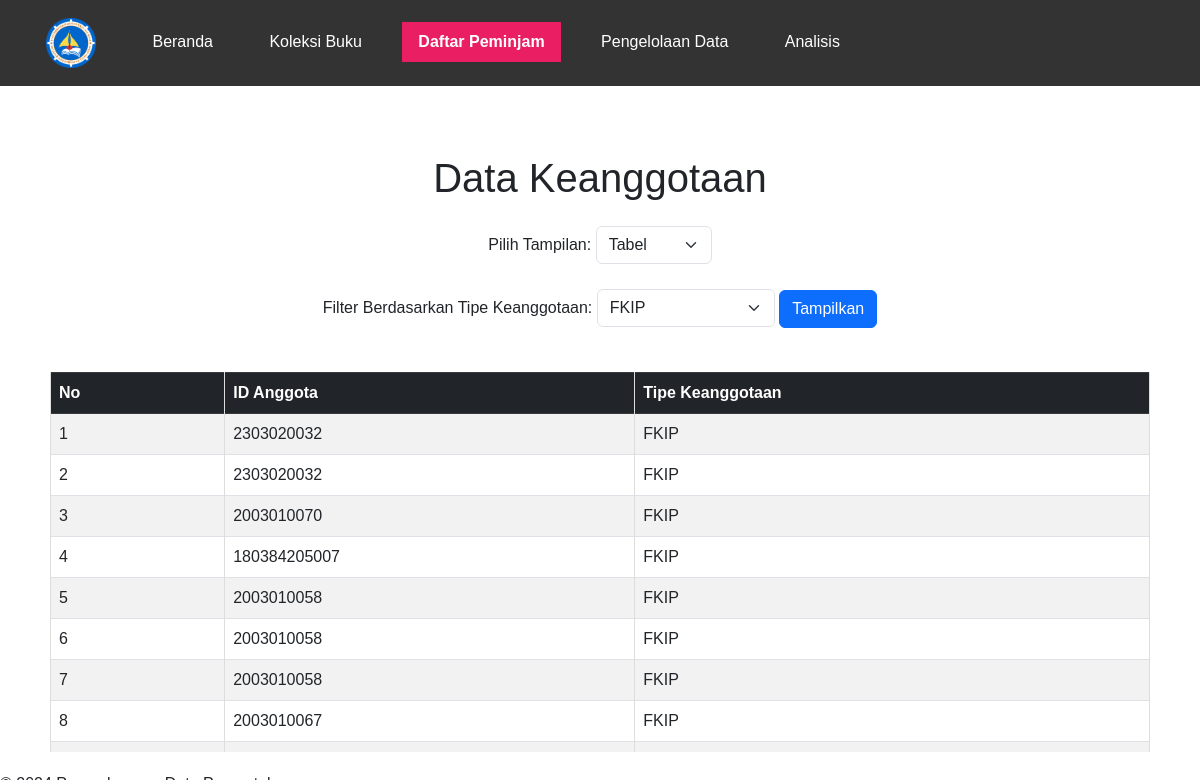
/anggota.php?tipe_keanggotaan=FKIP, run on the app's committed database.
### tables this page shows
CREATE TABLE `anggota` (
  `ID_Anggota` varchar(255) NOT NULL,
  `Tipe_Keanggotaan` varchar(255) NOT NULL
);

### anggota.php (the view, shortened to what this page needs)
<?php
$host = 'localhost';
$dbname = 'perpustakaan';
$username = 'root';
$password = '';
try {
    $pdo = new PDO("mysql:host=$host;dbname=$dbname", $username, $password);
    $pdo->setAttribute(PDO::ATTR_ERRMODE, PDO::ERRMODE_EXCEPTION);
} catch (PDOException $e) {
    die("Koneksi gagal: " . $e->getMessage());
}
$selectedTipe = $_GET['tipe_keanggotaan'] ?? '';
$query = "SELECT id_anggota, tipe_keanggotaan FROM anggota";
if ($selectedTipe !== '') {
    $query .= " WHERE tipe_keanggotaan = :tipe_keanggotaan";
}
$stmt = $pdo->prepare($query);
if ($selectedTipe !== '') {
    $stmt->bindParam(':tipe_keanggotaan', $selectedTipe, PDO::PARAM_STR);
}
$stmt->execute();
$filteredData = $stmt->fetchAll(PDO::FETCH_ASSOC);
$tipeKeanggotaanListQuery = "SELECT DISTINCT tipe_keanggotaan FROM anggota";
$stmt = $pdo->prepare($tipeKeanggotaanListQuery);
$stmt->execute();
$tipeKeanggotaanList = $stmt->fetchAll(PDO::FETCH_COLUMN);
?>
<!DOCTYPE html>
<html lang="id">
<head>
    <link href="https://cdn.jsdelivr.net/npm/bootstrap@5.3.0/dist/css/bootstrap.min.css" rel="stylesheet">
</head>
<body>
    <?php include 'includes/header.php'; ?>
    <?php include 'includes/navbar.php'; ?>
    <div class="container mt-5">
        <h1 class="text-center mb-4">Data Keanggotaan</h1>
        <div class="mb-4 text-center">
            <label for="viewSelector" class="form-label">Pilih Tampilan:</label>
            <select id="viewSelector" onchange="toggleView()" class="form-select w-auto d-inline-block">
                <option value="table">Tabel</option>
            </select>
        </div>
        <div class="mb-4 text-center">
            <form method="GET">
                <label for="tipe_keanggotaan" class="form-label">Filter Berdasarkan Tipe Keanggotaan:</label>
                <select name="tipe_keanggotaan" id="tipe_keanggotaan" class="form-select w-auto d-inline-block">
                    <?php foreach ($tipeKeanggotaanList as $tipe): ?>
                        <option value="<?php echo htmlspecialchars($tipe); ?>" <?php echo $tipe === $selectedTipe ? 'selected' : ''; ?>>
                            <?php echo htmlspecialchars($tipe); ?>
                        </option>
                    <?php endforeach; ?>
                </select>
                <button type="submit" class="btn btn-primary">Tampilkan</button>
            </form>
        </div>
        <div id="tableView" style="display: block;">
            <?php if (!empty($filteredData)): ?>
                <div class="table-responsive" style="max-height: 400px; overflow-y: auto;">
                    <table class="table table-striped table-bordered">
                        <thead class="table-dark">
                            <tr>
                                <th>No</th>
                                <th>ID Anggota</th>
                                <th>Tipe Keanggotaan</th>
                            </tr>
                        </thead>
                        <tbody>
                            <?php $no = 1; ?>
                            <?php foreach ($filteredData as $data): ?>
                                <tr>
                                    <td><?php echo $no++; ?></td>
                                    <td><?php echo htmlspecialchars($data['id_anggota']); ?></td>
                                    <td><?php echo htmlspecialchars($data['tipe_keanggotaan']); ?></td>
                                </tr>
                            <?php endforeach; ?>
                        </tbody>
                    </table>
                </div>
            <?php else: ?>
                <div class="alert alert-warning text-center">Tidak ada data yang ditemukan.</div>
            <?php endif; ?>
        </div>
    </div>
    <?php include 'includes/footer.php'; ?>
</body>
</html>

### includes/header.php (style rules this page uses)
body { font-family: Arial, sans-serif; margin: 0; padding: 0; }
.container { padding: 20px; }
table { width: 100%; border-collapse: collapse; margin-top: 20px; }
table, th, td { border: 1px solid #ddd; }
th, td { padding: 8px; text-align: left; }
th { background-color: #f4f4f4; }

### data on the page
anggota: ID_Anggota "2303020032", Tipe_Keanggotaan "FKIP"
anggota: ID_Anggota "2303020032", Tipe_Keanggotaan "FKIP"
anggota: ID_Anggota "2003010070", Tipe_Keanggotaan "FKIP"
anggota: ID_Anggota "180384205007", Tipe_Keanggotaan "FKIP"
anggota: ID_Anggota "2003010058", Tipe_Keanggotaan "FKIP"
anggota: ID_Anggota "2003010058", Tipe_Keanggotaan "FKIP"
anggota: ID_Anggota "2003010058", Tipe_Keanggotaan "FKIP"
anggota: ID_Anggota "2003010067", Tipe_Keanggotaan "FKIP"

### other printed values
form field tipe_keanggotaan "FKIP"
